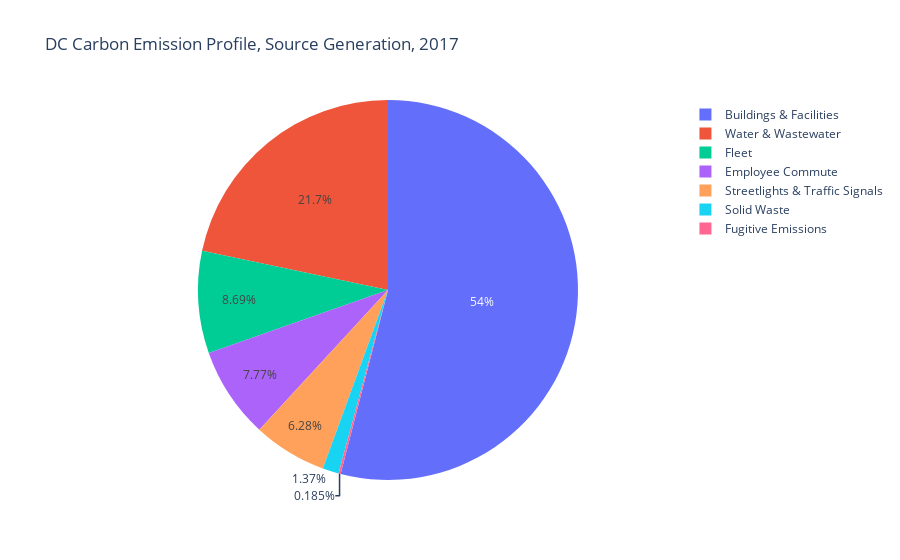

The notebook cell saved with this chart:
### Code cell
fig = px.pie(values=dfpie.iloc[9],  names=df.columns, title='DC Carbon Emission Profile, Source Generation, 2017')
fig.show()
#Click the labels in the legend to deactivate and reactivate layers!

### Figure 1 — Plotly figure (JSON) as saved in the notebook; plotly's stock layout.template omitted (floating-point values rounded to 4 significant figures)
{"data": [{"domain": {"x": [0, 1], "y": [0, 1]}, "hoverlabel": {"namelength": 0}, "hovertemplate": "label=%{label}<br>value=%{value}", "labels": ["Buildings & Facilities", "Streetlights & Traffic Signals", "Fleet", "Solid Waste", "Fugitive Emissions", "Water & Wastewater", "Employee Commute"], "legendgroup": "", "name": "", "showlegend": true, "type": "pie", "values": [266030, 30920, 42810, 6760, 910, 106870, 38250]}], "layout": {"legend": {"tracegroupgap": 0}, "title": {"text": "DC Carbon Emission Profile, Source Generation, 2017"}}}
